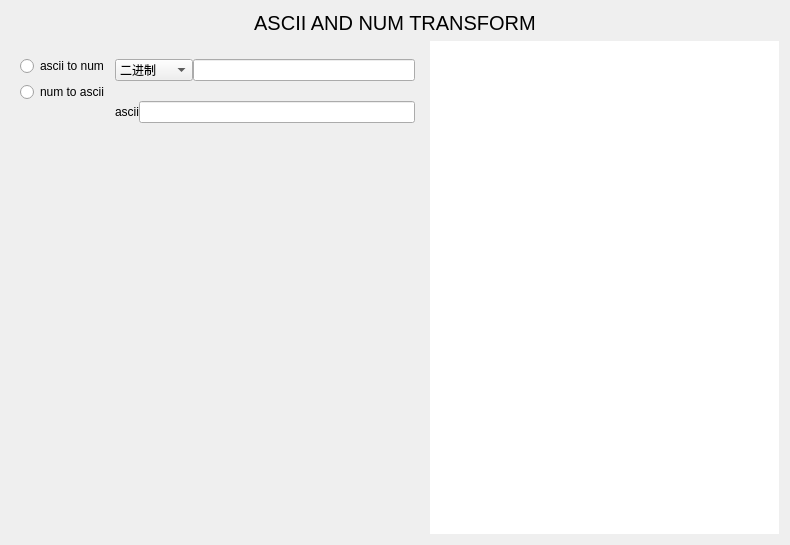
<?xml version="1.0" encoding="UTF-8"?>
<ui version="4.0">
 <class>ascii</class>
 <widget class="QWidget" name="ascii">
  <property name="geometry">
   <rect>
    <x>0</x>
    <y>0</y>
    <width>790</width>
    <height>545</height>
   </rect>
  </property>
  <property name="sizePolicy">
   <sizepolicy hsizetype="Expanding" vsizetype="Expanding">
    <horstretch>0</horstretch>
    <verstretch>0</verstretch>
   </sizepolicy>
  </property>
  <property name="minimumSize">
   <size>
    <width>790</width>
    <height>0</height>
   </size>
  </property>
  <property name="mouseTracking">
   <bool>true</bool>
  </property>
  <property name="windowTitle">
   <string>Form</string>
  </property>
  <property name="styleSheet">
   <string notr="true"/>
  </property>
  <layout class="QGridLayout" name="gridLayout_14">
   <item row="0" column="0" colspan="2">
    <widget class="QLabel" name="title">
     <property name="sizePolicy">
      <sizepolicy hsizetype="Expanding" vsizetype="Fixed">
       <horstretch>0</horstretch>
       <verstretch>0</verstretch>
      </sizepolicy>
     </property>
     <property name="styleSheet">
      <string notr="true">font-size:15pt;</string>
     </property>
     <property name="text">
      <string>ASCII AND NUM TRANSFORM</string>
     </property>
     <property name="alignment">
      <set>Qt::AlignCenter</set>
     </property>
    </widget>
   </item>
   <item row="1" column="0">
    <widget class="QStackedWidget" name="toolsChoices">
     <property name="sizePolicy">
      <sizepolicy hsizetype="Expanding" vsizetype="Expanding">
       <horstretch>0</horstretch>
       <verstretch>0</verstretch>
      </sizepolicy>
     </property>
     <property name="minimumSize">
      <size>
       <width>398</width>
       <height>0</height>
      </size>
     </property>
     <property name="currentIndex">
      <number>0</number>
     </property>
     <widget class="QWidget" name="asciiTool">
      <property name="sizePolicy">
       <sizepolicy hsizetype="Expanding" vsizetype="Expanding">
        <horstretch>0</horstretch>
        <verstretch>0</verstretch>
       </sizepolicy>
      </property>
      <layout class="QGridLayout" name="gridLayout_11">
       <item row="0" column="0">
        <layout class="QGridLayout" name="gridLayout_10">
         <item row="0" column="1" rowspan="3">
          <widget class="QStackedWidget" name="stackedWidget">
           <property name="sizePolicy">
            <sizepolicy hsizetype="Expanding" vsizetype="Expanding">
             <horstretch>0</horstretch>
             <verstretch>0</verstretch>
            </sizepolicy>
           </property>
           <property name="minimumSize">
            <size>
             <width>300</width>
             <height>250</height>
            </size>
           </property>
           <property name="currentIndex">
            <number>1</number>
           </property>
           <widget class="QWidget" name="asciiToNum">
            <property name="sizePolicy">
             <sizepolicy hsizetype="Expanding" vsizetype="Expanding">
              <horstretch>0</horstretch>
              <verstretch>0</verstretch>
             </sizepolicy>
            </property>
            <layout class="QGridLayout" name="gridLayout_15">
             <property name="leftMargin">
              <number>0</number>
             </property>
             <property name="topMargin">
              <number>0</number>
             </property>
             <property name="rightMargin">
              <number>0</number>
             </property>
             <property name="bottomMargin">
              <number>0</number>
             </property>
             <item row="1" column="0">
              <spacer name="verticalSpacer_2">
               <property name="orientation">
                <enum>Qt::Vertical</enum>
               </property>
               <property name="sizeHint" stdset="0">
                <size>
                 <width>20</width>
                 <height>158</height>
                </size>
               </property>
              </spacer>
             </item>
             <item row="0" column="0">
              <layout class="QGridLayout" name="gridLayout_6">
               <property name="topMargin">
                <number>9</number>
               </property>
               <item row="0" column="0">
                <layout class="QGridLayout" name="gridLayout_5">
                 <property name="horizontalSpacing">
                  <number>6</number>
                 </property>
                 <property name="verticalSpacing">
                  <number>0</number>
                 </property>
                 <item row="0" column="0">
                  <widget class="QLabel" name="assciiLabel">
                   <property name="sizePolicy">
                    <sizepolicy hsizetype="Fixed" vsizetype="Fixed">
                     <horstretch>0</horstretch>
                     <verstretch>0</verstretch>
                    </sizepolicy>
                   </property>
                   <property name="text">
                    <string>ascii</string>
                   </property>
                  </widget>
                 </item>
                 <item row="0" column="1">
                  <widget class="QLineEdit" name="asciiEdit">
                   <property name="sizePolicy">
                    <sizepolicy hsizetype="Expanding" vsizetype="Fixed">
                     <horstretch>0</horstretch>
                     <verstretch>0</verstretch>
                    </sizepolicy>
                   </property>
                   <property name="minimumSize">
                    <size>
                     <width>50</width>
                     <height>0</height>
                    </size>
                   </property>
                  </widget>
                 </item>
                </layout>
               </item>
               <item row="1" column="0">
                <widget class="QLabel" name="warningLabel">
                 <property name="sizePolicy">
                  <sizepolicy hsizetype="Expanding" vsizetype="Fixed">
                   <horstretch>0</horstretch>
                   <verstretch>0</verstretch>
                  </sizepolicy>
                 </property>
                 <property name="minimumSize">
                  <size>
                   <width>0</width>
                   <height>20</height>
                  </size>
                 </property>
                 <property name="maximumSize">
                  <size>
                   <width>16777215</width>
                   <height>20</height>
                  </size>
                 </property>
                 <property name="text">
                  <string/>
                 </property>
                </widget>
               </item>
               <item row="2" column="0">
                <layout class="QGridLayout" name="gridLayout">
                 <property name="verticalSpacing">
                  <number>0</number>
                 </property>
                 <item row="0" column="0">
                  <widget class="QLabel" name="binaryLabel">
                   <property name="sizePolicy">
                    <sizepolicy hsizetype="Fixed" vsizetype="Fixed">
                     <horstretch>0</horstretch>
                     <verstretch>0</verstretch>
                    </sizepolicy>
                   </property>
                   <property name="text">
                    <string>二进制</string>
                   </property>
                  </widget>
                 </item>
                 <item row="0" column="1">
                  <widget class="QLineEdit" name="binaryOut">
                   <property name="sizePolicy">
                    <sizepolicy hsizetype="Expanding" vsizetype="Fixed">
                     <horstretch>0</horstretch>
                     <verstretch>0</verstretch>
                    </sizepolicy>
                   </property>
                   <property name="minimumSize">
                    <size>
                     <width>50</width>
                     <height>0</height>
                    </size>
                   </property>
                   <property name="text">
                    <string/>
                   </property>
                   <property name="readOnly">
                    <bool>true</bool>
                   </property>
                  </widget>
                 </item>
                </layout>
               </item>
               <item row="3" column="0">
                <layout class="QGridLayout" name="gridLayout_2">
                 <property name="horizontalSpacing">
                  <number>6</number>
                 </property>
                 <property name="verticalSpacing">
                  <number>0</number>
                 </property>
                 <item row="0" column="0">
                  <widget class="QLabel" name="octonaryLabel">
                   <property name="sizePolicy">
                    <sizepolicy hsizetype="Fixed" vsizetype="Fixed">
                     <horstretch>0</horstretch>
                     <verstretch>0</verstretch>
                    </sizepolicy>
                   </property>
                   <property name="text">
                    <string>八进制</string>
                   </property>
                  </widget>
                 </item>
                 <item row="0" column="1">
                  <widget class="QLineEdit" name="octonaryOut">
                   <property name="sizePolicy">
                    <sizepolicy hsizetype="Expanding" vsizetype="Fixed">
                     <horstretch>0</horstretch>
                     <verstretch>0</verstretch>
                    </sizepolicy>
                   </property>
                   <property name="minimumSize">
                    <size>
                     <width>64</width>
                     <height>0</height>
                    </size>
                   </property>
                   <property name="readOnly">
                    <bool>true</bool>
                   </property>
                  </widget>
                 </item>
                </layout>
               </item>
               <item row="4" column="0">
                <layout class="QGridLayout" name="gridLayout_3">
                 <property name="horizontalSpacing">
                  <number>6</number>
                 </property>
                 <property name="verticalSpacing">
                  <number>0</number>
                 </property>
                 <item row="0" column="0">
                  <widget class="QLabel" name="decimalLabel">
                   <property name="sizePolicy">
                    <sizepolicy hsizetype="Fixed" vsizetype="Fixed">
                     <horstretch>0</horstretch>
                     <verstretch>0</verstretch>
                    </sizepolicy>
                   </property>
                   <property name="text">
                    <string>十进制</string>
                   </property>
                  </widget>
                 </item>
                 <item row="0" column="1">
                  <widget class="QLineEdit" name="decimalOut">
                   <property name="sizePolicy">
                    <sizepolicy hsizetype="Expanding" vsizetype="Fixed">
                     <horstretch>0</horstretch>
                     <verstretch>0</verstretch>
                    </sizepolicy>
                   </property>
                   <property name="minimumSize">
                    <size>
                     <width>64</width>
                     <height>0</height>
                    </size>
                   </property>
                   <property name="readOnly">
                    <bool>true</bool>
                   </property>
                  </widget>
                 </item>
                </layout>
               </item>
               <item row="5" column="0">
                <layout class="QGridLayout" name="gridLayout_4">
                 <property name="horizontalSpacing">
                  <number>6</number>
                 </property>
                 <property name="verticalSpacing">
                  <number>0</number>
                 </property>
                 <item row="0" column="0">
                  <widget class="QLabel" name="hexadecimalLabel">
                   <property name="sizePolicy">
                    <sizepolicy hsizetype="Fixed" vsizetype="Fixed">
                     <horstretch>0</horstretch>
                     <verstretch>0</verstretch>
                    </sizepolicy>
                   </property>
                   <property name="text">
                    <string>十六进制</string>
                   </property>
                  </widget>
                 </item>
                 <item row="0" column="1">
                  <widget class="QLineEdit" name="hexadecimalOut">
                   <property name="sizePolicy">
                    <sizepolicy hsizetype="Expanding" vsizetype="Fixed">
                     <horstretch>0</horstretch>
                     <verstretch>0</verstretch>
                    </sizepolicy>
                   </property>
                   <property name="minimumSize">
                    <size>
                     <width>64</width>
                     <height>0</height>
                    </size>
                   </property>
                   <property name="readOnly">
                    <bool>true</bool>
                   </property>
                  </widget>
                 </item>
                </layout>
               </item>
              </layout>
             </item>
            </layout>
           </widget>
           <widget class="QWidget" name="numToAscii">
            <layout class="QGridLayout" name="gridLayout_13">
             <property name="leftMargin">
              <number>0</number>
             </property>
             <property name="rightMargin">
              <number>0</number>
             </property>
             <property name="bottomMargin">
              <number>0</number>
             </property>
             <property name="spacing">
              <number>0</number>
             </property>
             <item row="0" column="0">
              <layout class="QGridLayout" name="gridLayout_9">
               <property name="verticalSpacing">
                <number>20</number>
               </property>
               <item row="0" column="0">
                <layout class="QGridLayout" name="gridLayout_7">
                 <item row="0" column="0">
                  <widget class="QComboBox" name="numChoice">
                   <property name="sizePolicy">
                    <sizepolicy hsizetype="Fixed" vsizetype="Fixed">
                     <horstretch>0</horstretch>
                     <verstretch>0</verstretch>
                    </sizepolicy>
                   </property>
                   <property name="styleSheet">
                    <string notr="true"/>
                   </property>
                   <property name="insertPolicy">
                    <enum>QComboBox::NoInsert</enum>
                   </property>
                   <item>
                    <property name="text">
                     <string>二进制</string>
                    </property>
                   </item>
                   <item>
                    <property name="text">
                     <string>八进制</string>
                    </property>
                   </item>
                   <item>
                    <property name="text">
                     <string>十进制</string>
                    </property>
                   </item>
                   <item>
                    <property name="text">
                     <string>十六进制</string>
                    </property>
                   </item>
                  </widget>
                 </item>
                 <item row="0" column="1">
                  <widget class="QLineEdit" name="numEdit">
                   <property name="sizePolicy">
                    <sizepolicy hsizetype="Expanding" vsizetype="Fixed">
                     <horstretch>0</horstretch>
                     <verstretch>0</verstretch>
                    </sizepolicy>
                   </property>
                   <property name="minimumSize">
                    <size>
                     <width>64</width>
                     <height>0</height>
                    </size>
                   </property>
                  </widget>
                 </item>
                </layout>
               </item>
               <item row="1" column="0">
                <layout class="QGridLayout" name="gridLayout_8">
                 <item row="0" column="0">
                  <widget class="QLabel" name="asciiLabel">
                   <property name="sizePolicy">
                    <sizepolicy hsizetype="Fixed" vsizetype="Fixed">
                     <horstretch>0</horstretch>
                     <verstretch>0</verstretch>
                    </sizepolicy>
                   </property>
                   <property name="text">
                    <string>ascii</string>
                   </property>
                  </widget>
                 </item>
                 <item row="0" column="1">
                  <widget class="QLineEdit" name="asciiOut">
                   <property name="minimumSize">
                    <size>
                     <width>64</width>
                     <height>0</height>
                    </size>
                   </property>
                   <property name="readOnly">
                    <bool>true</bool>
                   </property>
                  </widget>
                 </item>
                </layout>
               </item>
              </layout>
             </item>
             <item row="1" column="0">
              <spacer name="verticalSpacer_3">
               <property name="orientation">
                <enum>Qt::Vertical</enum>
               </property>
               <property name="sizeHint" stdset="0">
                <size>
                 <width>20</width>
                 <height>179</height>
                </size>
               </property>
              </spacer>
             </item>
            </layout>
           </widget>
          </widget>
         </item>
         <item row="1" column="0">
          <layout class="QGridLayout" name="gridLayout_12">
           <item row="0" column="0">
            <widget class="QRadioButton" name="choiceAsciiToNum">
             <property name="sizePolicy">
              <sizepolicy hsizetype="Fixed" vsizetype="Fixed">
               <horstretch>0</horstretch>
               <verstretch>0</verstretch>
              </sizepolicy>
             </property>
             <property name="text">
              <string>ascii to num</string>
             </property>
            </widget>
           </item>
           <item row="1" column="0">
            <widget class="QRadioButton" name="choiceNumToAscii">
             <property name="sizePolicy">
              <sizepolicy hsizetype="Fixed" vsizetype="Fixed">
               <horstretch>0</horstretch>
               <verstretch>0</verstretch>
              </sizepolicy>
             </property>
             <property name="text">
              <string>num to ascii</string>
             </property>
            </widget>
           </item>
          </layout>
         </item>
         <item row="2" column="0">
          <spacer name="verticalSpacer">
           <property name="orientation">
            <enum>Qt::Vertical</enum>
           </property>
           <property name="sizeHint" stdset="0">
            <size>
             <width>20</width>
             <height>216</height>
            </size>
           </property>
          </spacer>
         </item>
        </layout>
       </item>
      </layout>
     </widget>
    </widget>
   </item>
   <item row="1" column="1">
    <widget class="QTextBrowser" name="textBrowser">
     <property name="minimumSize">
      <size>
       <width>320</width>
       <height>0</height>
      </size>
     </property>
     <property name="styleSheet">
      <string notr="true">border:none</string>
     </property>
    </widget>
   </item>
  </layout>
 </widget>
 <resources/>
 <connections/>
</ui>
